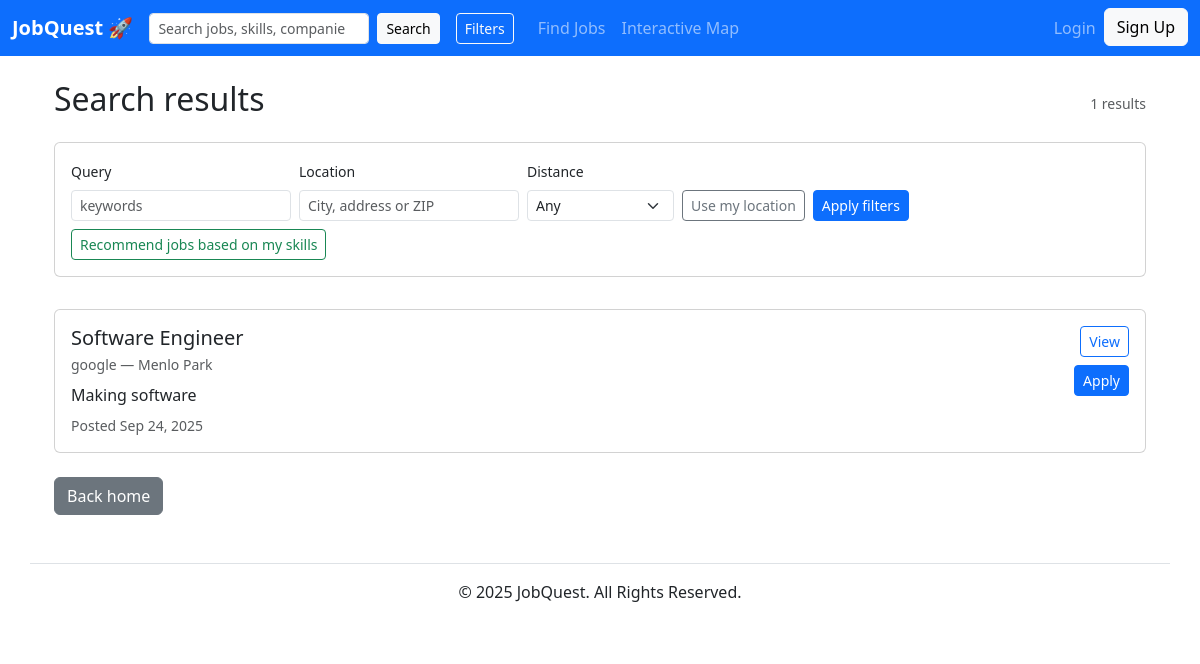
The app's page /search/, older data.
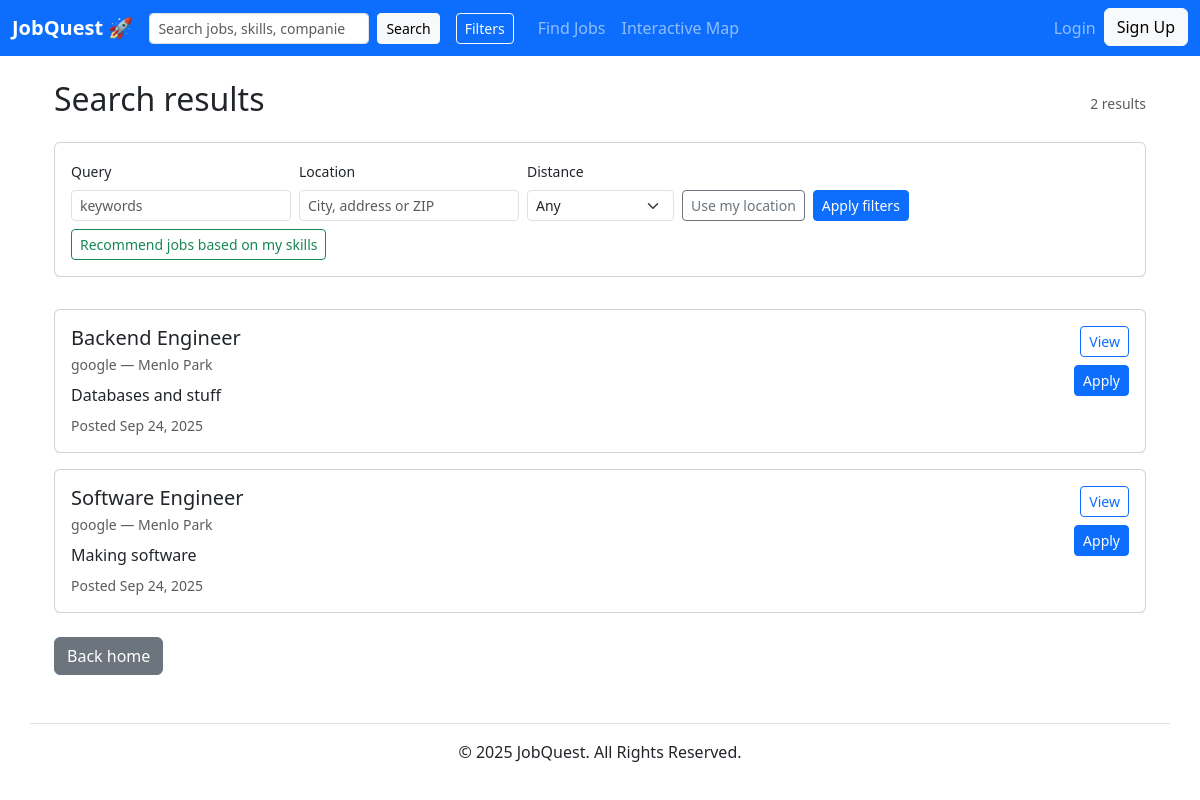
The same page, newer data.
### jobs/models.py (models this page shows, shortened)
class Job(models.Model):
	title = models.CharField(max_length=255)
	company = models.CharField(max_length=255, blank=True)
	location = models.CharField(max_length=255, blank=True)
	description = models.TextField(blank=True)
	posted_at = models.DateTimeField(default=timezone.now)
	latitude = models.FloatField(null=True, blank=True)
	longitude = models.FloatField(null=True, blank=True)
	salary_min = models.IntegerField(null=True, blank=True)
	salary_max = models.IntegerField(null=True, blank=True)
	VISA_CHOICES = [
		('none', 'None'),
		('sponsor', 'Sponsorship available'),
	]
	visa_sponsorship = models.CharField(max_length=32, choices=VISA_CHOICES, default='none')
	owner = models.ForeignKey(User, on_delete=models.CASCADE, related_name="jobs", null=True, blank=True)

### jobs/views.py (the view, shortened to what this page needs)
# urls.py: path('', views.search, name='search'),
def search(request):
    q = request.GET.get('q', '').strip()
    location = request.GET.get('location', '').strip()
    salary_min = request.GET.get('salary_min', '')
    salary_max = request.GET.get('salary_max', '')
    work_type = request.GET.get('work_type', '')
    visa = request.GET.get('visa_sponsorship', '')
    qs = Job.objects.all()
    radius = request.GET.get('radius', '').strip()
    lat = request.GET.get('lat', '').strip()
    lon = request.GET.get('lon', '').strip()
    try:
        radius_f = float(radius) if radius != '' else None
        lat_f = float(lat) if lat != '' else None
        lon_f = float(lon) if lon != '' else None
    except (ValueError, TypeError):
        radius_f = lat_f = lon_f = None
    context_jobs = qs
    if radius_f is None:
        if q:
            context_jobs = qs.filter(Q(title__icontains=q) | Q(company__icontains=q)).order_by('-posted_at')
        else:
            context_jobs = qs.order_by('-posted_at')
    context = {
        'q': q,
        'location': location,
        'salary_min': salary_min,
        'salary_max': salary_max,
        'work_type': work_type,
        'visa': visa,
        'jobs': context_jobs,
    }
    return render(request, 'jobs/search_results.html', context)

### accounts/context_processors.py (called while the page is built)
def user_profile(request):
    user = getattr(request, 'user', None)
    profile = None
    if user and user.is_authenticated:
        try:
            profile = user.profile
        except Exception:
            profile = None
    return {'user_profile': profile}

### jobs/templates/jobs/search_results.html (shortened to what this page needs)
{% extends 'base.html' %}
{% block content %}
<div class="container mt-4">
  <div class="d-flex justify-content-between align-items-center">
    <h2>Search results</h2>
    <div class="text-muted small">{{ jobs|length }} results</div>
  </div>
  <div class="card mt-3">
    <div class="card-body">
      <form id="filters-form" method="get" class="row gx-2 gy-2 align-items-end">
        <div class="col-auto">
          <label class="form-label small">Query</label>
          <input type="text" name="q" value="{{ q }}" class="form-control form-control-sm" placeholder="keywords">
        </div>
        <div class="col-auto">
          <label class="form-label small">Location</label>
          <div class="search-container">
            <input id="filter-location" type="text" name="location" value="{{ location }}" class="form-control form-control-sm" placeholder="City, address or ZIP" autocomplete="off">
          </div>
        </div>
        <div class="col-auto">
          <label class="form-label small">Distance</label>
          <select id="filter-radius" name="radius" class="form-select form-select-sm">
            <option value="">Any</option>
          </select>
        </div>
        <div class="col-auto">
          <button id="use-my-location-filter" class="btn btn-outline-secondary btn-sm">Use my location</button>
        </div>
        <div class="col-auto">
          <button type="submit" class="btn btn-primary btn-sm">Apply filters</button>
        </div>
        <div class="col-auto">
          <a href="{% url 'jobs:suggested_jobs' %}" class="btn btn-outline-success btn-sm">Recommend jobs based on my skills</a>
        </div>
      </form>
    </div>
  </div>
  {% if jobs %}
    <div class="row gy-3 mt-3">
      {% for job in jobs %}
        <div class="col-12">
          <div class="card">
            <div class="card-body d-flex justify-content-between align-items-start">
              <div>
                <h5 class="mb-1">{{ job.title }}</h5>
                <div class="text-muted small">{{ job.company }} — {{ job.location }}</div>
                <p class="mt-2 mb-0 text-truncate" style="max-height:3.6em; overflow:hidden;">{{ job.description }}</p>
                <div class="text-muted small mt-2">Posted {{ job.posted_at|date:"M d, Y" }}</div>
              </div>
              <div class="ms-3 d-flex flex-column align-items-end">
                <a href="{% url 'jobs:job_detail' job.pk %}" class="btn btn-outline-primary btn-sm mb-2">View</a>
                <a href="{% url 'jobs:apply' job.pk %}" class="btn btn-primary btn-sm">Apply</a>
              </div>
            </div>
          </div>
        </div>
      {% endfor %}
    </div>
  {% else %}
    <p class="text-muted mt-3">No jobs found matching your filters.</p>
  {% endif %}
  <div class="mt-4">
    <a href="/" class="btn btn-secondary">Back home</a>
  </div>
</div>
{% endblock %}

Row changes from the older to the newer data that the page shows:
added Job: title "Backend Engineer", company "google", location "Menlo Park", description "Databases and stuff", posted_at "Sep 24, 2025"
Text that changed along with them:
{{ jobs|length }}: "1" → "2"
